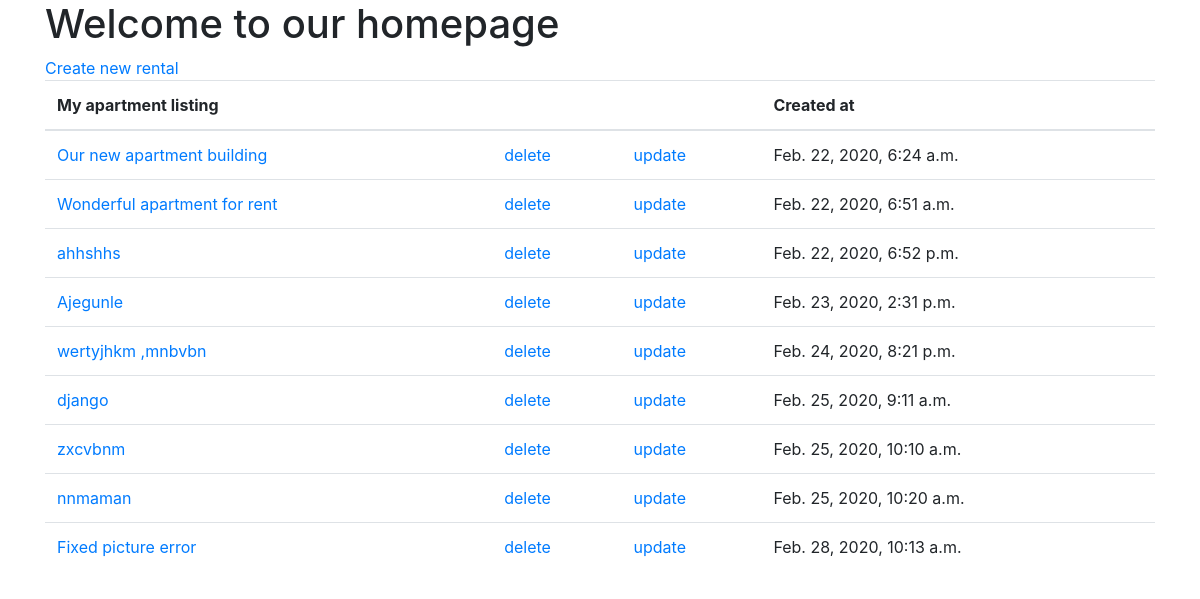
Page /rental/ on the earlier database version.
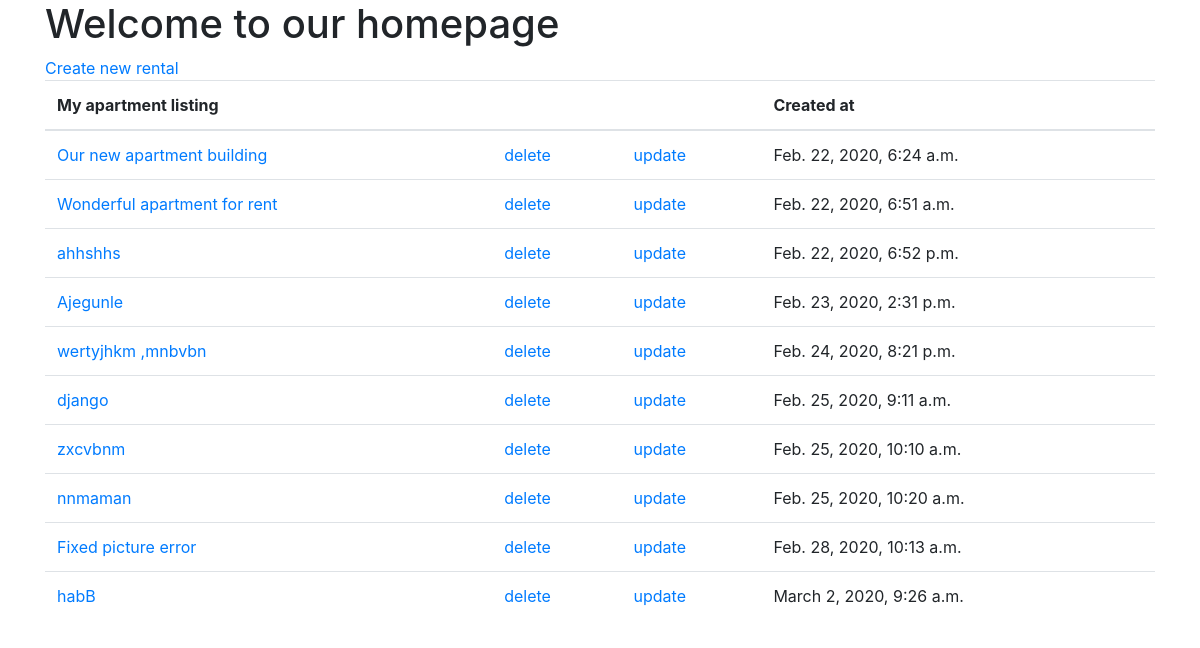
Same page on the later database version.
### rental/models.py (models this page shows, shortened)
class RentalProperty(models.Model):
    landlord = models.ForeignKey("Landlord", related_name='rentalpropertys', on_delete=models.CASCADE)
    created_by = models.ForeignKey(UserModel, related_name='rentalpropertys', on_delete=models.CASCADE)
    title = models.TextField(unique=True)
    created_at = models.DateTimeField(auto_now_add=True)
    PROPERTY_LISTING_CHOICES = Choices(
        ('APARTMENT', _('Apartment')),
        ('HOLIDAY_HOME', _('Holiday home')),
        ('SINGLE_FAMILY_HOME', _('Single family home')),
        ('COMMERCIAL', _('Commercial')),
    )
    type_of_property_listing = models.CharField(
        max_length = 50,
        choices = PROPERTY_LISTING_CHOICES,
        default = PROPERTY_LISTING_CHOICES.APARTMENT,)
    street = models.CharField(max_length=255)
    borough = models.CharField(max_length=255)
    image = models.ImageField(upload_to='images/', null=True, blank=True,)

### rental/views.py (the view)
# urls.py: path('', views.HomeView.as_view(), name="home" ),
class HomeView(generic.ListView):
    model = RentalProperty
    template_name = 'rental/index.html'

### rental/templates/rental/index.html (shortened to what this page needs)
<!DOCTYPE html>
<html lang="en">
<head>
    <link href="https://stackpath.bootstrapcdn.com/bootstrap/4.4.1/css/bootstrap.min.css" rel="stylesheet">
</head>
<body>
    <div class="container">
    <h1>Welcome to our homepage</h1>
    <a href="{% url 'rental:new_rental' pk=1 %}">Create new rental</a>
    </div>
   <div class="container">
    <table class="table">
        <thead class="thead-inverse">
          <tr>
            <th>My apartment listing</th>
            <th></th>
            <th></th>
            <th>Created at</th>
          </tr>
        </thead>
        {% if rentalproperty_list %}
        <tbody>
            {% for propertys in rentalproperty_list %}
          <tr>
            <td>
            <a href="{% url 'rental:detail' propertys.pk %}">{{propertys.title}}</a>
            </td>
            <td class="align-middle">
            <a href="{% url 'rental:delete' propertys.pk %}">delete</a>
            </td>
            <td class="align-middle">
            <a href="{% url 'rental:update' propertys.pk %}">update</a>
            </td>
            <td class="align-middle">
                {{ propertys.created_at }}
            </td>
          </tr>
          {% endfor %}
        </tbody>
        {%else %}
    <p>No rental title available</p>
    {% endif %}
      </table>
    </div>
</body>
</html>

Differences in the rows shown:
added RentalProperty: title "habB", created_at "March 2, 2020, 9:26 a.m."
